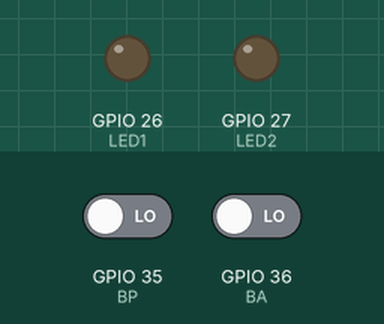
This sketch was run on a simulated ESP32. On the bench: output pins drawn as LEDs (lit = HIGH). The inputs (shaded band) are chosen by the test bench; at power-on: GPIO 36 (BA) LOW, GPIO 35 (BP) LOW.

Above: at 1.2 s.
1.3 s: GPIO 36 (BA) driven HIGH
At 2.1 s:
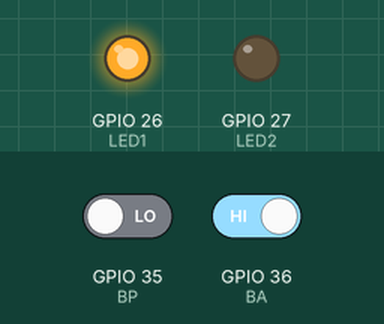
2.8 s: GPIO 35 (BP) driven HIGH
At 3.3 s:
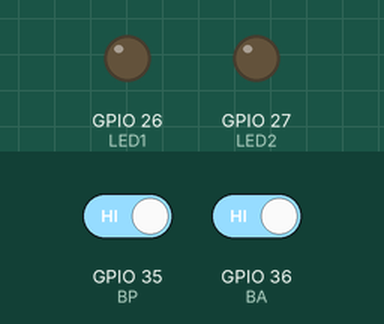
4.3 s: GPIO 35 (BP) driven LOW
At 10.7 s:
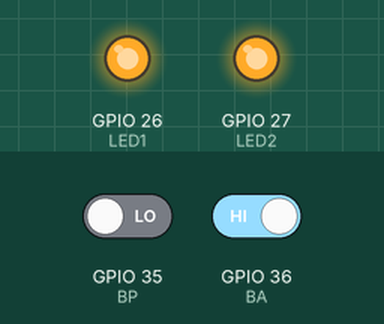
Timing chart, 0 to 12.2 s (numbered marks = the images above; inputs shaded):
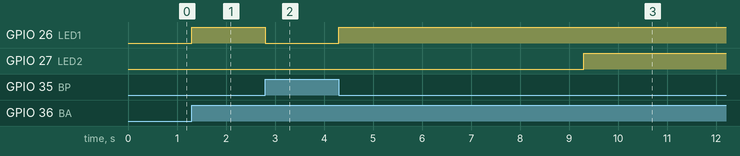

The sketch:

Enclavamiento.ino
```cpp
// Señales Digitales

int BA = 36;
int BP = 35;

int LED1 = 26;
int LED2 = 27;

int X0 = 0;
int X1 = 0;

int M = 0;

int Y0 = 0;
int Y1 = 0;


// Temporizadores
#define  numeroDeTON 16
struct temporizador {
    byte entrada;
    byte salida;
    unsigned long tiempo;
    unsigned long tiempoActual;
} TON[numeroDeTON];
struct temporizadorAux {
    byte bandera;
    unsigned long tiempo_Aux1;
    unsigned long tiempo_Aux2;
} TON_Aux[numeroDeTON];

void actualizarTON (int);


void setup() {
  pinMode(BA, INPUT);
  pinMode(BP, INPUT);

  pinMode(LED1, OUTPUT);
  pinMode(LED2, OUTPUT);
  Serial.begin(115200);

  TON[0].tiempo = (unsigned long) 5000;

}

void loop() {

  Y0 = (X0 || Y0) && !X1;

  TON[0].entrada = Y0;    // Señal de entrada al TON
  actualizarTON(0);

  Y1 = TON[0].salida;

  // Lectura de entradas y escritura de salidas
  X0 = digitalRead(BA);
  X1 = digitalRead(BP);

  digitalWrite(LED1, Y0);
  digitalWrite(LED2, Y1);
}


void actualizarTON (int i) {
     if (TON [i].entrada)
   {
        if (!TON_Aux[i].bandera) {
           TON_Aux[i].bandera = true;
           TON_Aux[i].tiempo_Aux1 = millis ();
        }
        TON_Aux[i].tiempo_Aux2 = millis ();
        TON [i].tiempoActual = TON_Aux[i].tiempo_Aux2 - TON_Aux[i].tiempo_Aux1;

        if (TON [i].tiempoActual > TON [i].tiempo) {
            TON [i].salida = true;
        }
    } else {
        TON [i].salida = false;
        TON_Aux[i].bandera = false;
    }
}
```

Measured:
- after the input at 1.3 s, GPIO 26 (LED1): LOW → HIGH at once
- after the input at 2.8 s, GPIO 26 (LED1): HIGH → LOW at once
- after the input at 4.3 s, GPIO 26 (LED1): LOW → HIGH at once; GPIO 27 (LED2): LOW → HIGH after 5.0 s
